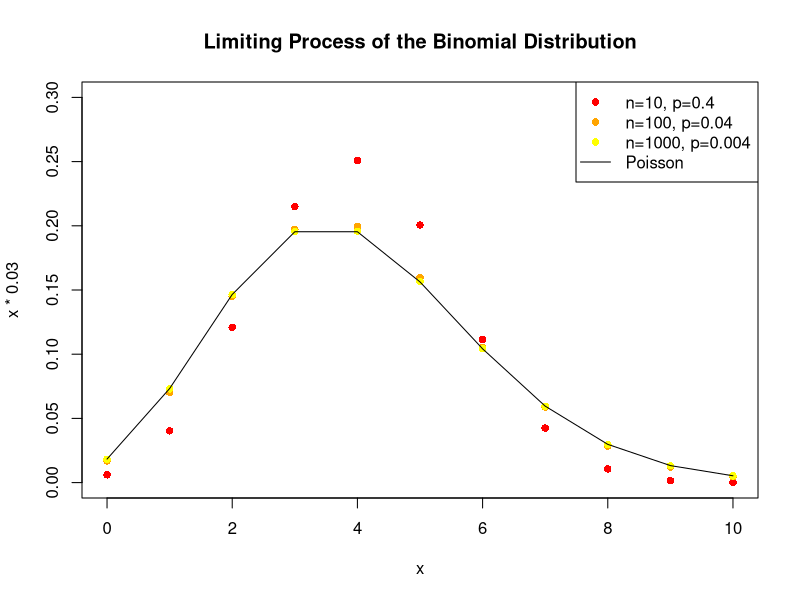

Write R code to recreate this figure.
n <- 10^(1:3)
x <- 0:10

plot(x,x*0.03, main = "Limiting Process of the Binomial Distribution",type='n')
cols <- c("red","orange", "yellow", "green", "blue", "purple")
for(i in seq_along(n)){ 
  points(x,dbinom(x,n[i],4/n[i]),pch=16,col=cols[i]) 
  } 

points(x,dpois(x,4),type='l') 
legend("topright", legend=c("n=10, p=0.4","n=100, p=0.04", "n=1000, p=0.004","Poisson"), pch=c(16,16,16,NA),col=c(cols[seq_along(n)],"black"),lty=c(NA,NA,NA,1))


qpois(0.95, 6)
